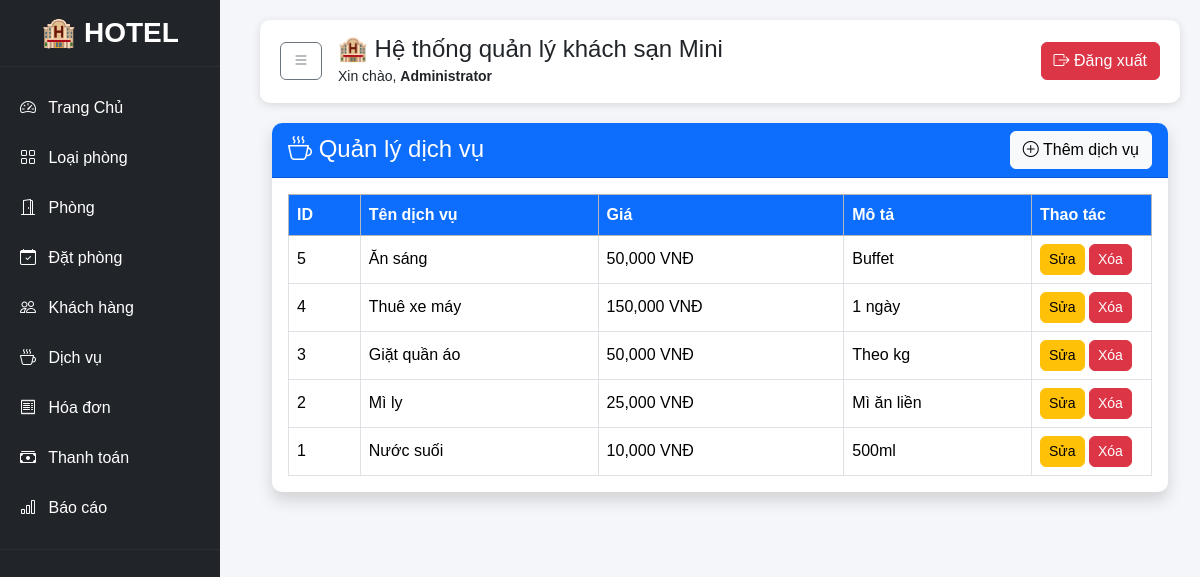
Page /modules/services/index.php (signed in) on the committed database.
### tables this page shows
CREATE TABLE services (
    service_id INT AUTO_INCREMENT PRIMARY KEY,
    service_name VARCHAR(100) NOT NULL,
    price INT NOT NULL COMMENT 'Giá dịch vụ VNĐ',
    description TEXT
);

### modules/services/index.php (the view, shortened to what this page needs)
<?php
    include '../../config/database.php';
    include '../../includes/header.php';
?>
<div class="container-fluid">
    <div class="card shadow">
        <div class="card-header bg-primary text-white d-flex justify-content-between align-items-center">
            <h4 class="mb-0">
                <i class="bi bi-cup-hot"></i>
                Quản lý dịch vụ
            </h4>
            <a href="create.php" class="btn btn-light">
                <i class="bi bi-plus-circle"></i>
                Thêm dịch vụ
            </a>
        </div>
        <div class="card-body">
            <div class="table-responsive">
                <table class="table table-bordered table-hover align-middle">
                    <thead class="table-secondary">
                        <tr>
                            <th>ID</th>
                            <th>Tên dịch vụ</th>
                            <th>Giá</th>
                            <th>Mô tả</th>
                            <th width="120">Thao tác</th>
                        </tr>
                    </thead>
                    <tbody>
                        <?php
                            $sql = "SELECT * FROM services ORDER BY service_id DESC";
                            $result = mysqli_query($conn, $sql);
                            if (mysqli_num_rows($result) > 0) {
                                while ($row = mysqli_fetch_assoc($result)) {
                        ?>
                                    <tr>
                                        <td><?= $row['service_id']; ?></td>
                                        <td><?= $row['service_name']; ?></td>
                                        <td><?= number_format($row['price']); ?> VNĐ</td>
                                        <td><?= $row['description']; ?></td>
                                        <td>
                                            <a href="edit.php?id=<?= $row['service_id']; ?>"
                                               class="btn btn-warning btn-sm">
                                                Sửa
                                            </a>
                                            <a href="delete.php?id=<?= $row['service_id']; ?>"
                                               class="btn btn-danger btn-sm"
                                               onclick="return confirm('Bạn có chắc muốn xóa dịch vụ này?')">
                                                Xóa
                                            </a>
                                        </td>
                                    </tr>
                        <?php
                                }
                            } else {
                                echo "<tr>
                                        <td colspan='5' class='text-center text-muted'>
                                            Không có dữ liệu
                                        </td>
                                      </tr>";
                            }
                        ?>
                    </tbody>
                </table>
            </div>
        </div>
    </div>
</div>
<?php include __DIR__.'/../../includes/footer.php'; ?>

### assets/css/header.css (style rules this page uses)
body { margin:0; background:#f4f6f9; font-family:Arial, Helvetica, sans-serif; overflow-x:hidden; }
.card { border:none; border-radius:10px; overflow:hidden; box-shadow:0 2px 8px rgba(0,0,0,.12); }
.table { margin-bottom:0; }
.table thead th { background:#0d6efd; color:white; }
.table td, .table th { vertical-align:middle; }
.table-responsive { overflow-x:auto; }
.btn { border-radius:6px; }

### rows in the picture
services: service_id "5", service_name "Ăn sáng", price "50,000", description "Buffet"
services: service_id "4", service_name "Thuê xe máy", price "150,000", description "1 ngày"
services: service_id "3", service_name "Giặt quần áo", price "50,000", description "Theo kg"
services: service_id "2", service_name "Mì ly", price "25,000", description "Mì ăn liền"
services: service_id "1", service_name "Nước suối", price "10,000", description "500ml"

### other values in the picture
$_SESSION['full_name'] "Administrator"
